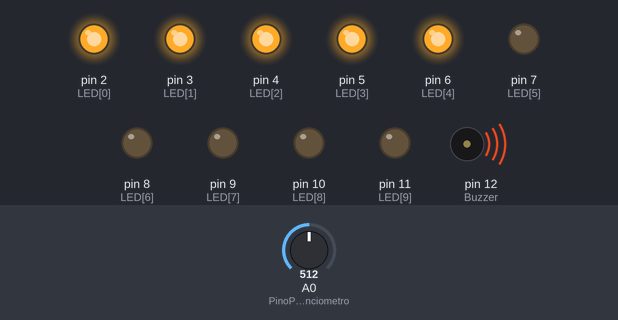
Bench run of a sketch on a simulated Arduino Uno, built with avr-gcc and run on an emulated ATmega328P. On the bench: output pins drawn as LEDs (lit = HIGH), buzzer (waves = sounding). The test bench sets the inputs (shaded band); at power-on: A0 (PinoPotenciometro) = 512.

Above: at 1.2 s.
1.3 s: A0 (PinoPotenciometro) set to 595
At 1.9 s:
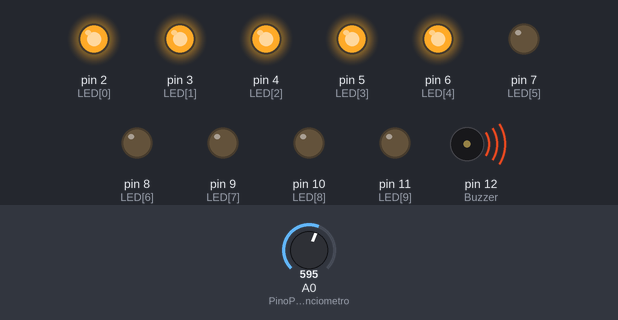
2.8 s: A0 (PinoPotenciometro) set to 623
At 3.3 s:
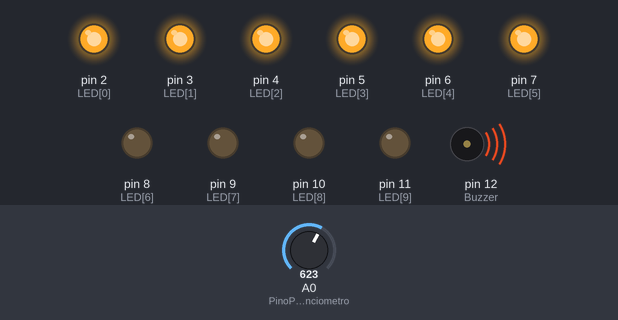
4.3 s: A0 (PinoPotenciometro) set to 511
At 5.5 s:
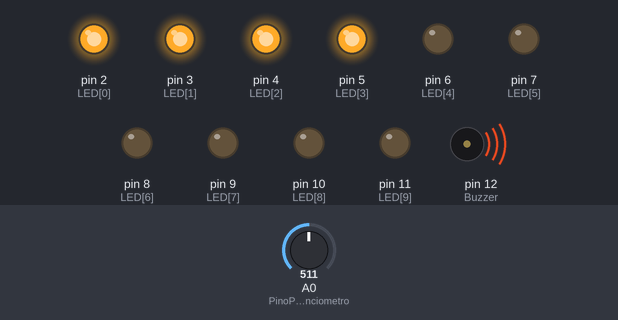
5.8 s: A0 (PinoPotenciometro) set to 427
At 6.7 s:
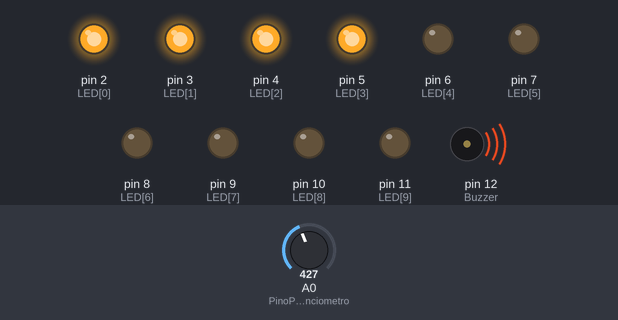
7.3 s: A0 (PinoPotenciometro) set to 402
At 7.9 s:
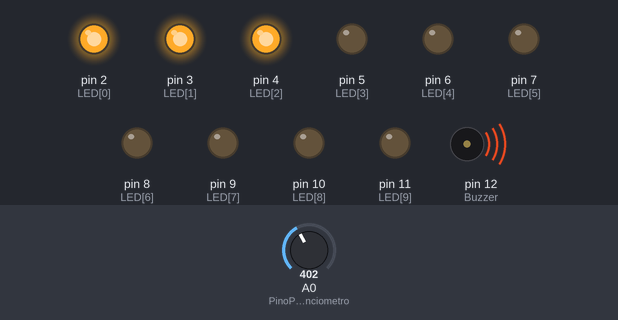
8.8 s: A0 (PinoPotenciometro) set to 716
At 9.1 s:
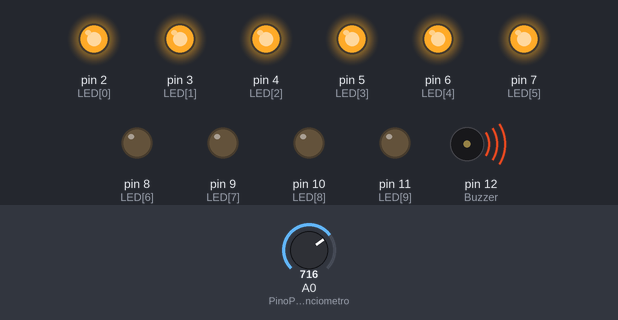
Timing chart, 0 to 11.3 s (numbered marks = the images above; inputs shaded):
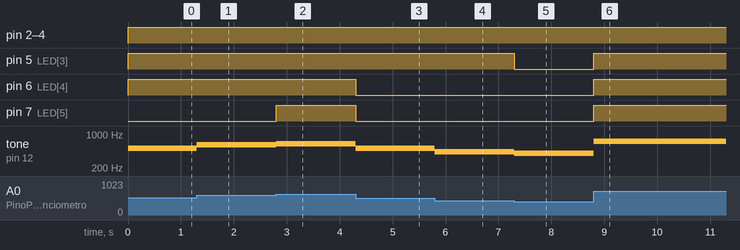

Measured:
- the behaviour switches between 613 and 614 on A0 (PinoPotenciometro) (found by bisection; images 1 and 2)
- the behaviour switches between 410 and 409 on A0 (PinoPotenciometro) (found by bisection; images 4 and 5)
- after the input at 1.3 s, tone on pin 12 (Buzzer): 512 Hz → 595 Hz at once
- after the input at 2.8 s, pin 7 (LED[5]): LOW → HIGH at once; tone on pin 12 (Buzzer): 595 Hz → 623 Hz at once
- after the input at 4.3 s, pin 6 (LED[4]), pin 7 (LED[5]): HIGH → LOW at once; tone on pin 12 (Buzzer): 623 Hz → 511 Hz at once
- after the input at 5.8 s, tone on pin 12 (Buzzer): 511 Hz → 427 Hz at once
- after the input at 7.3 s, pin 5 (LED[3]): HIGH → LOW at once; tone on pin 12 (Buzzer): 427 Hz → 402 Hz at once
- after the input at 8.8 s, pin 5 (LED[3]), pin 6 (LED[4]), pin 7 (LED[5]): LOW → HIGH at once; tone on pin 12 (Buzzer): 402 Hz → 716 Hz at once

The sketch:

Modulo_4.ino
```cpp
const int PinoPotenciometro = A0;
int ValorPot = 0;
const int LED[] = {2,3,4,5,6,7,8,9,10,11};
const int Buzzer = 12;
int Tom = 0;

void setup() {
  pinMode(Buzzer, OUTPUT);
  for (int x = 0; x < 10; x++) {
    pinMode(LED[x], OUTPUT);
  }
}
void loop() {
  ValorPot = analogRead(PinoPotenciometro);

  for(int i=0; i<10; i++){
    if(i < map(ValorPot, 0, 1023, 0, 10)){
      digitalWrite(LED[i], HIGH);
    }
    else{
      digitalWrite(LED[i], LOW);
    }
  }
  tone(Buzzer, ValorPot);
}
```
